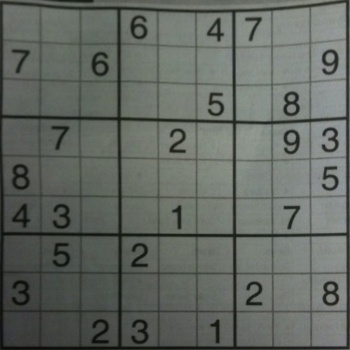
#> input picture 09- Thresholding/sudoku.jpg, 350 x 350 px
$ python 'global threshold.py'
#> lines starting #> are read from the running program, lines starting #| are printed output that depends on the picture; after the words box and inside, x2 and y2 are one past the last pixel; in counts of white or black regions, pixels touching at a corner belong together
import cv2


img = cv2.imread('sudoku.jpg',0)
#> img: shape (350, 350); min 8, max 157, mean 101.8

_,th1 = cv2.threshold(img, 127, 255, cv2.THRESH_BINARY)
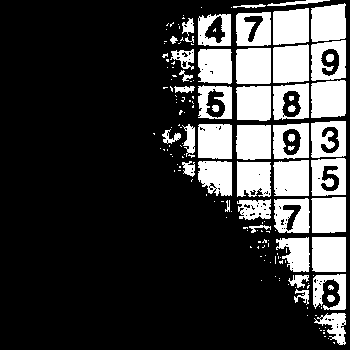
#> th1: shape (350, 350); 23.8% white; 159 white regions (109 under 20 px), largest, box (x1, y1, x2, y2) and area: (273, 44, 309, 83) 1305, (236, 48, 271, 84) 1241, (311, 80, 346, 118) 1234
_,th2 = cv2.threshold(img, 127, 255, cv2.THRESH_BINARY_INV)
_,th3 = cv2.threshold(img, 127, 255, cv2.THRESH_TRUNC)
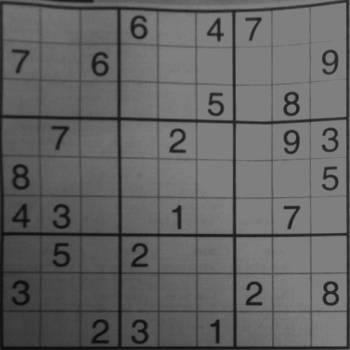
#> th3: shape (350, 350); min 8, max 127, mean 99.3
_,th4 = cv2.threshold(img, 127, 255, cv2.THRESH_TOZERO)
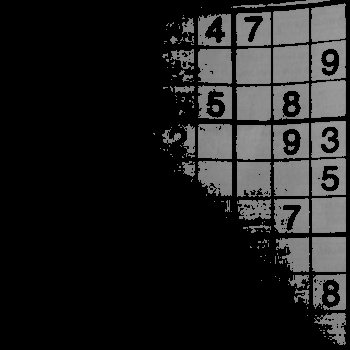
#> th4: shape (350, 350); min 0, max 157, mean 32.7
_,th5 = cv2.threshold(img, 127, 255, cv2.THRESH_TOZERO_INV)
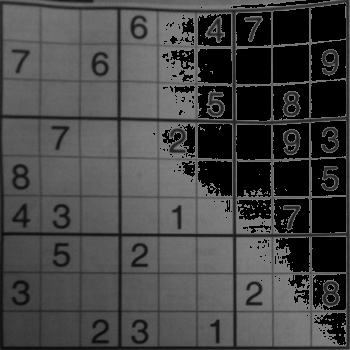
#> th5: shape (350, 350); min 0, max 127, mean 69.1

cv2.imshow('Orginal image',img)
cv2.imshow('th1',th1)
cv2.imshow('th2',th2)
cv2.imshow('th3',th3)
cv2.imshow('th4',th4)
cv2.imshow('th5',th5)

cv2.waitKey(0)
cv2.destroyAllWindows()

$ run again, with 09- Thresholding/noise.jpg copied over 09- Thresholding/sudoku.jpg
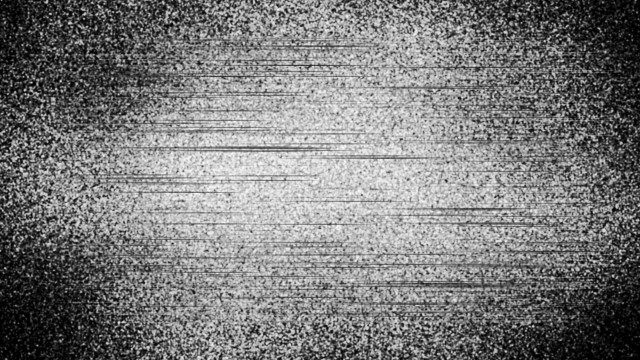
#> input picture 09- Thresholding/noise.jpg, 640 x 360 px
#> img is the input picture: shape (360, 640); min 0, max 255, mean 122.5
#> `_,th1 = cv2.threshold(img, 127, 255, cv2.THRESH_BINARY)`:
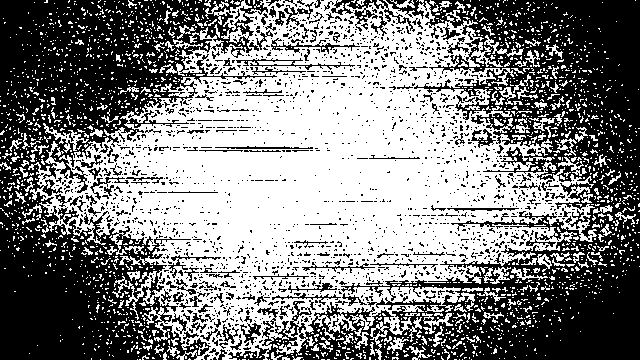
#> th1: shape (360, 640); 51% white; 1913 black regions (1763 under 20 px), largest, box (x1, y1, x2, y2) and area: (228, 0, 640, 360) 50987, (0, 0, 277, 360) 46149, (331, 0, 415, 32) 632
#> `_,th5 = cv2.threshold(img, 127, 255, cv2.THRESH_TOZERO_INV)`:
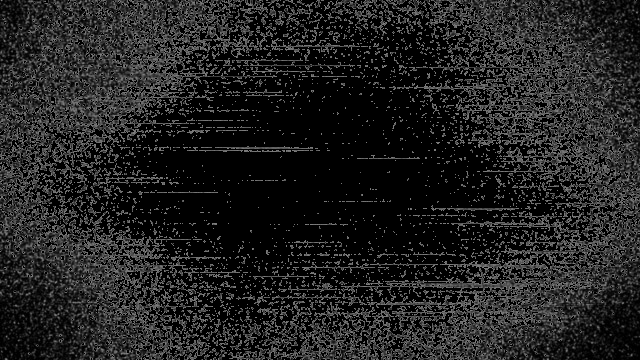
#> th5: shape (360, 640); min 0, max 127, mean 32.8
